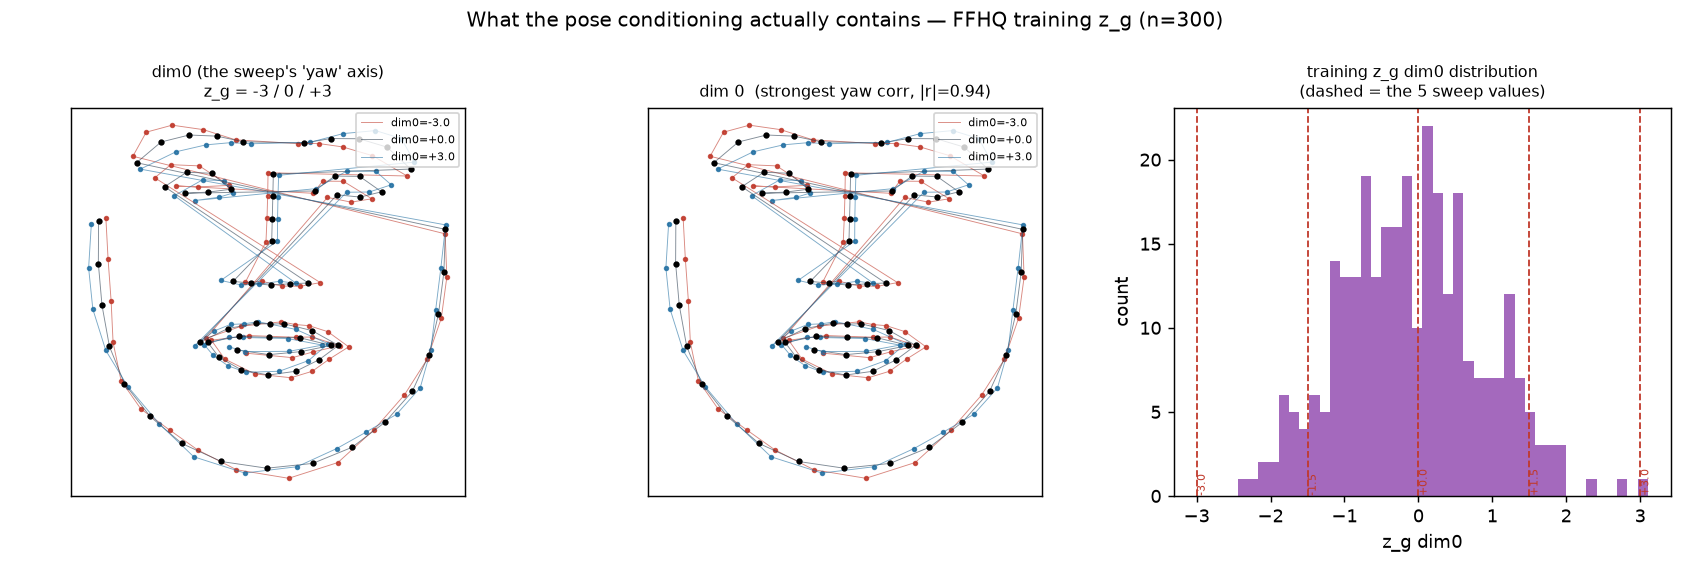

Here is the Python script that generated this plot:
#!/usr/bin/env python3
"""Audit: does the z_g we actually condition on encode yaw? Plots what the pose data looks like.

Decisive test = per-dim Pearson correlation between z_g and a landmark-derived yaw
proxy on real training images. Also decodes z_g -> 68 landmarks through the frozen
production encoder and draws mean +/- 3sigma along a dim.
"""
import random
from pathlib import Path

import numpy as np
import matplotlib
matplotlib.use("Agg")
import matplotlib.pyplot as plt

ART = Path("/home/tim/source/activity/eidolon/experiments/geometry_pca/output")
STRAT = Path("/mnt/nas-ai-models/training-data/ffhq/stratum")
OUT = Path("/home/tim/.hermes/profiles/prx-tg/cache/scratch/zg_audit")
OUT.mkdir(parents=True, exist_ok=True)

enc = np.load(ART / "encoder_production.npz")
C, pm = enc["components"], enc["pca_mean"]            # (50,136), (136,)
wmu, wsig = enc["whiten_mu"], enc["whiten_sigma"]     # (50,), (50,)
gpa = enc["gpa_mean"]                                 # (68,2)
print("encoder_production.npz: C%s pm%s wmu%s wsig%s gpa%s" % (C.shape, pm.shape, wmu.shape, wsig.shape, gpa.shape))
print("retained variance: %.6f" % float(enc["explained_variance_ratio"].sum()))

# ---- sample real training images that have both z_g and pose sidecars -------------
dirs = sorted(d for d in STRAT.iterdir() if d.is_dir())
random.seed(0)
random.shuffle(dirs)
pick = []
for d in dirs:
    if (d / "z_g.npy").exists() and (d / "pose.npy").exists():
        pick.append(d)
    if len(pick) >= 300:
        break
print("sampled %d dirs with both z_g.npy and pose.npy" % len(pick))

ZG, YAW, SCHEMA = [], [], None
for d in pick:
    zg = np.load(d / "z_g.npy").astype(np.float64).reshape(-1)
    p = np.load(d / "pose.npy").astype(np.float64)     # (133,3) COCO-WholeBody
    face = p[23:91, :2]                                # 68 iBUG landmarks
    if SCHEMA is None:
        SCHEMA = (p.shape, p[:, :2].min(), p[:, :2].max(), p[23:91, 2].mean() if p.shape[1] > 2 else np.nan)
    reye, leye = face[36:42].mean(0), face[42:48].mean(0)
    nose = face[30]                                    # nose tip
    inter = np.linalg.norm(leye - reye) + 1e-9
    yaw = (nose[0] - 0.5 * (leye[0] + reye[0])) / inter   # signed yaw proxy, monotone in yaw
    ZG.append(zg)
    YAW.append(yaw)

ZG = np.array(ZG)
YAW = np.array(YAW)
print("pose.npy schema: shape=%s xy_range=(%.1f, %.1f) face_conf_mean=%.3f" % SCHEMA)
print("z_g: n=%d  dims=%d  per-dim std mean=%.3f  dim0 std=%.3f" % (ZG.shape[0], ZG.shape[1], ZG.std(0).mean(), ZG.std(0)[0]))
print("yaw proxy: mean=%.4f std=%.4f  min=%.3f max=%.3f" % (YAW.mean(), YAW.std(), YAW.min(), YAW.max()))

# ---- the decisive number: per-dim correlation with yaw ---------------------------
corr = np.array([np.corrcoef(ZG[:, i], YAW)[0, 1] for i in range(ZG.shape[1])])
order = np.argsort(-np.abs(corr))
print("\n=== |corr(z_g dim, yaw proxy)| top 10 ===")
for i in order[:10]:
    print("   dim %-3d |corr| = %.3f  (r = %+.3f)" % (i, abs(corr[i]), corr[i]))
rank0 = int(np.where(order == 0)[0][0]) + 1
print("   >>> dim0: |corr| = %.3f  (r = %+.3f)  -- rank %d of 50" % (abs(corr[0]), corr[0], rank0))
print("   max |corr| over all dims = %.3f ; median |corr| = %.3f" % (np.abs(corr).max(), np.median(np.abs(corr))))

# ---- decode z_g -> 68 landmarks through the frozen encoder -----------------------
mean_land = (pm + (wmu @ C)).reshape(68, 2)            # landmarks at z_g = 0
def shape_at(vec):
    return (pm + ((vec * wsig + wmu) @ C)).reshape(68, 2)
# variation per dim (whitened): moving dim d by v shifts landmarks by v*wsig[d]*C[d]
def dim_delta(d):
    return (wsig[d] * C[d]).reshape(68, 2)

def draw(ax, dims, tag):
    ax.scatter(mean_land[:, 0], mean_land[:, 1], s=6, c="k", zorder=5)
    cols = {-3.0: "#c0392b", 0.0: "#2c3e50", 3.0: "#2471a3"}
    for d in dims:
        delta = dim_delta(d)
        for v, c in cols.items():
            lm = mean_land + v * delta
            ax.plot(lm[:, 0], lm[:, 1], ".", ms=4, color=c, alpha=0.85)
    for v, c in cols.items():
        lm = mean_land + v * dim_delta(dims[0])
        ax.plot(lm[:, 0], lm[:, 1], "-", lw=0.5, color=c, alpha=0.6, label="dim%d=%+.1f" % (dims[0], v))
    ax.invert_yaxis(); ax.set_aspect("equal"); ax.set_title(tag, fontsize=9)
    ax.legend(fontsize=6, loc="upper right"); ax.set_xticks([]); ax.set_yticks([])

fig, axes = plt.subplots(1, 3, figsize=(13, 4.4))
draw(axes[0], [0], "dim0 (the sweep's 'yaw' axis)\nz_g = -3 / 0 / +3")
draw(axes[1], [int(order[0])], "dim %d  (strongest yaw corr, |r|=%.2f)" % (order[0], abs(corr[order[0]])))
axes[2].hist(ZG[:, 0], bins=40, color="#8e44ad", alpha=0.8)
for v in (-3.0, -1.5, 0.0, 1.5, 3.0):
    axes[2].axvline(v, color="#c0392b", ls="--", lw=1)
    axes[2].annotate("%+.1f" % v, (v, 0), fontsize=6, color="#c0392b", rotation=90, va="bottom")
axes[2].set_title("training z_g dim0 distribution\n(dashed = the 5 sweep values)", fontsize=9)
axes[2].set_ylabel("count"); axes[2].set_xlabel("z_g dim0")
fig.suptitle("What the pose conditioning actually contains — FFHQ training z_g (n=%d)" % ZG.shape[0], fontsize=11)
fig.tight_layout()
p1 = OUT / "zg_pose_audit.png"
fig.savefig(p1, dpi=130)
print("\nwrote %s" % p1)

# ---- figure 2: all 50 dims' yaw correlation -------------------------------------
fig2, ax = plt.subplots(figsize=(11, 3.2))
ax.bar(range(50), corr, color=["#c0392b" if i == 0 else "#7f8c8d" for i in range(50)])
ax.axhline(0, color="k", lw=0.6)
ax.set_xlabel("z_g dimension"); ax.set_ylabel("r with yaw proxy")
ax.set_title("Per-dimension correlation of z_g with measured yaw (dim0 in red — the axis the sweep varies)", fontsize=10)
fig2.tight_layout()
p2 = OUT / "zg_yaw_corr_perdim.png"
fig2.savefig(p2, dpi=130)
print("wrote %s" % p2)

# ---- the TEST side: what the sweep vectors look like in landmark space -----------
base = ZG[np.argmin(np.abs(YAW))]      # a near-frontal real sample
fig3, ax = plt.subplots(figsize=(5.2, 5.2))
ax.scatter(mean_land[:, 0], mean_land[:, 1], s=6, c="k", zorder=5)
for v, c in ((-3.0, "#c0392b"), (-1.5, "#e67e22"), (0.0, "#2c3e50"), (1.5, "#16a085"), (3.0, "#2471a3")):
    bv = base.copy(); bv[0] = v                     # exactly what the sweep feeds: base z_g with dim0 replaced
    lm = shape_at(bv)
    ax.plot(lm[:, 0], lm[:, 1], "o-", ms=4, lw=0.7, color=c, label="dim0 = %+.1f" % v)
ax.invert_yaxis(); ax.set_aspect("equal")
ax.set_title("TEST conditioning: landmarks encoded by the 5 sweep vectors\n(decoded through the frozen production encoder)", fontsize=9)
ax.legend(fontsize=7); ax.set_xticks([]); ax.set_yticks([])
fig3.tight_layout()
p3 = OUT / "zg_sweep_landmarks.png"
fig3.savefig(p3, dpi=130)
print("wrote %s" % p3)
